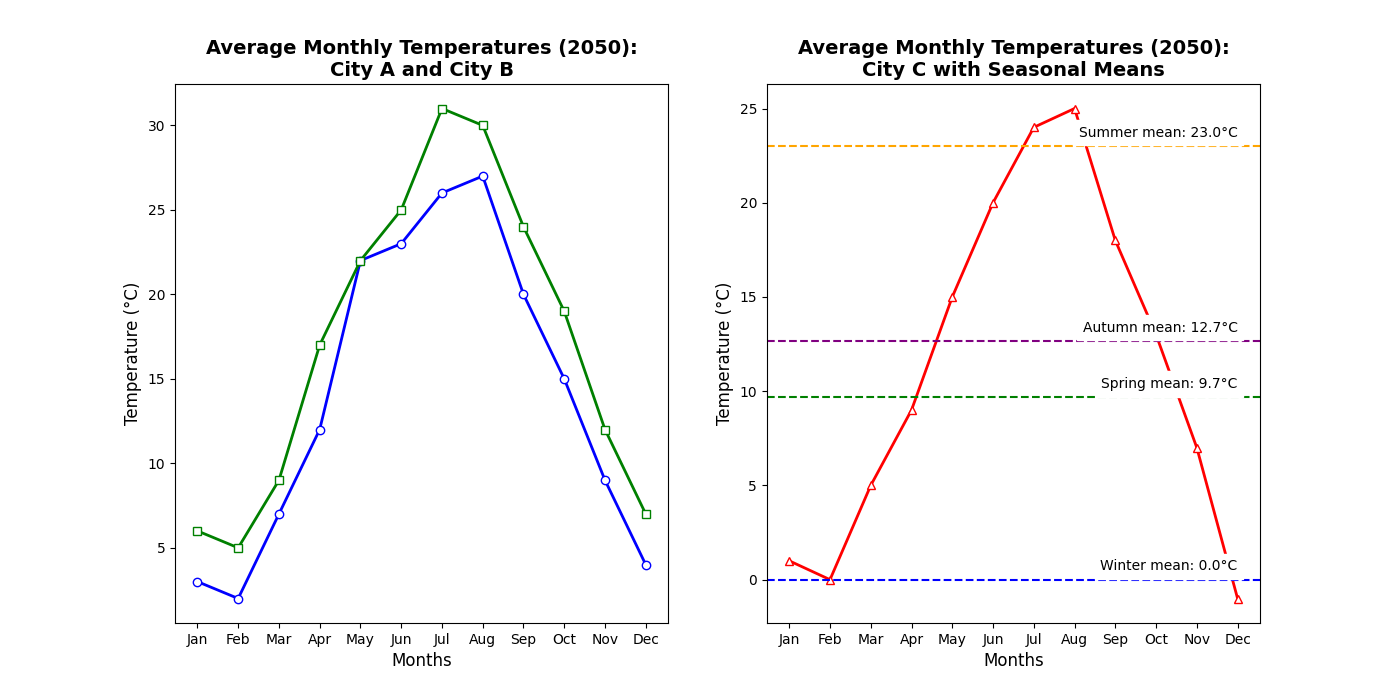

Generate this figure with Python:
import matplotlib.pyplot as plt
import numpy as np

# Fixed months data
months = ['Jan', 'Feb', 'Mar', 'Apr', 'May', 'Jun', 'Jul', 'Aug', 'Sep', 'Oct', 'Nov', 'Dec']

# Randomly altered temperature data preserving the original dimension structure
city_a_temps = [3, 2, 7, 12, 22, 23, 26, 27, 20, 15, 9, 4]
city_b_temps = [6, 5, 9, 17, 22, 25, 31, 30, 24, 19, 12, 7]
city_c_temps = [1, 0, 5, 9, 15, 20, 24, 25, 18, 13, 7, -1]

fig, axs = plt.subplots(1, 2, figsize=(14, 7))

axs[0].plot(months, city_a_temps, '-o', color='blue', linewidth=2, markerfacecolor='white')
axs[0].plot(months, city_b_temps, '-s', color='green', linewidth=2, markerfacecolor='white')
axs[0].set_title('Average Monthly Temperatures (2050):\nCity A and City B', fontsize=14, fontweight='bold')
axs[0].set_xlabel('Months', fontsize=12)
axs[0].set_ylabel('Temperature (°C)', fontsize=12)
axs[0].set_xticks(np.arange(len(months)))
axs[0].set_xticklabels(months)

axs[1].plot(months, city_c_temps, '-^', color='red', linewidth=2, markerfacecolor='white')

# Calculating new seasonal means based on altered data
winter_mean = np.mean(city_c_temps[0:2] + city_c_temps[11:])
spring_mean = np.mean(city_c_temps[2:5])
summer_mean = np.mean(city_c_temps[5:8])
autumn_mean = np.mean(city_c_temps[8:11])

axs[1].axhline(y=winter_mean, color='blue', linestyle='--')
axs[1].axhline(y=spring_mean, color='green', linestyle='--')
axs[1].axhline(y=summer_mean, color='orange', linestyle='--')
axs[1].axhline(y=autumn_mean, color='purple', linestyle='--')
axs[1].set_title('Average Monthly Temperatures (2050):\nCity C with Seasonal Means', fontsize=14, fontweight='bold')
axs[1].set_xlabel('Months', fontsize=12)
axs[1].set_ylabel('Temperature (°C)', fontsize=12)
axs[1].set_xticks(np.arange(len(months)))
axs[1].set_xticklabels(months)

season_annot = [('Winter', winter_mean), ('Spring', spring_mean), ('Summer', summer_mean), ('Autumn', autumn_mean)]
for season, mean_temp in season_annot:
    axs[1].text(len(months)-1, mean_temp + 0.5, f'{season} mean: {mean_temp:.1f}°C', 
                fontsize=10, color='black', ha='right', backgroundcolor='white')

plt.show()
